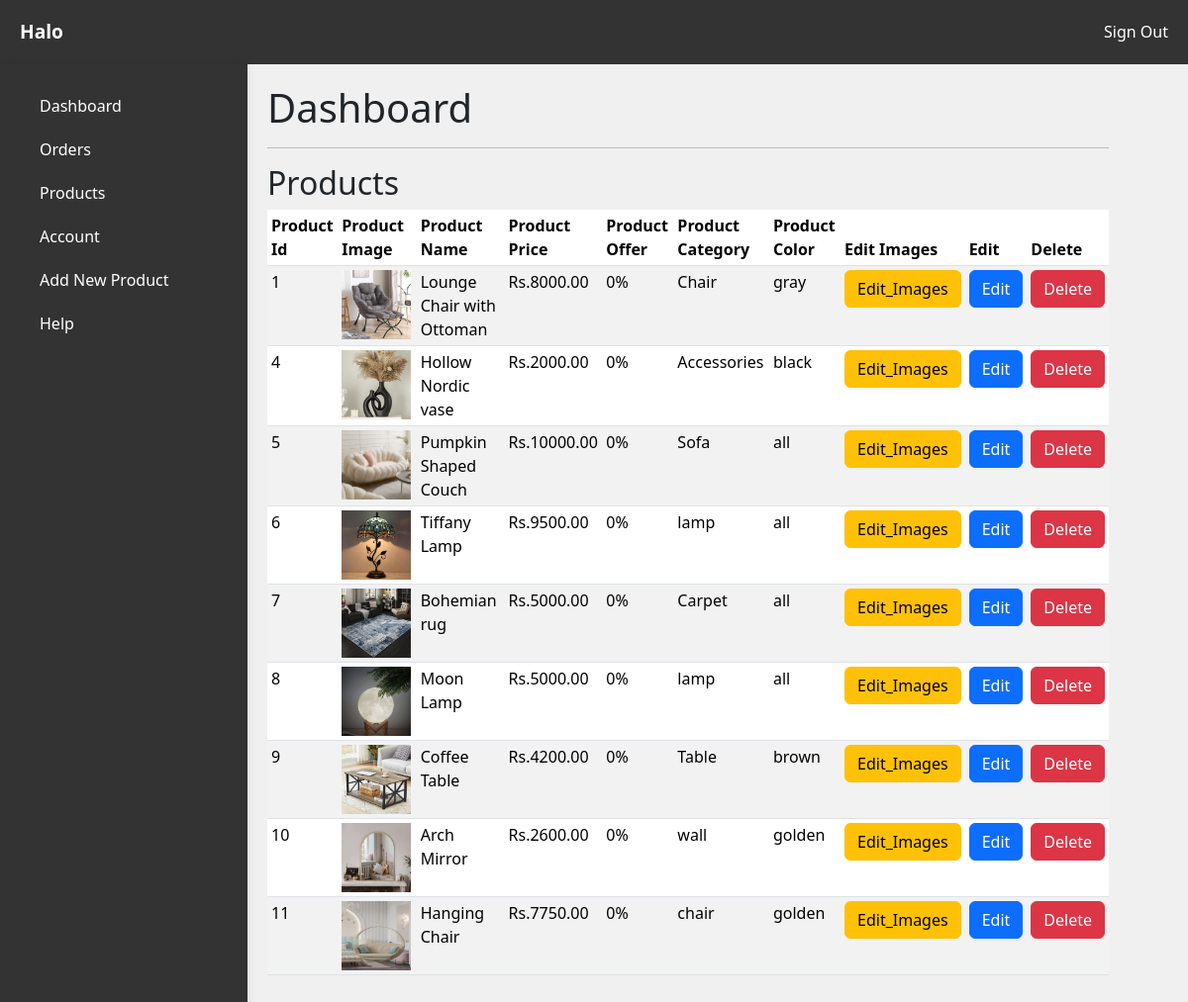
Screenshot of /admin/products.php (signed in) with the database file from the repository.
### tables this page shows
CREATE TABLE `products` (
  `product_id` int(11) NOT NULL,
  `product_name` varchar(100) NOT NULL,
  `product_category` varchar(108) NOT NULL,
  `product_description` varchar(255) NOT NULL,
  `product_image` varchar(255) NOT NULL,
  `product_image2` varchar(255) DEFAULT NULL,
  `product_image3` varchar(255) DEFAULT NULL,
  `product_image4` varchar(255) DEFAULT NULL,
  `product_price` decimal(10,2) NOT NULL,
  `product_special_offer` int(2) DEFAULT NULL,
  `product_color` varchar(108) DEFAULT NULL
);

### admin/products.php (the view, shortened to what this page needs)
<?php
include('header.php');
    $stmt = $conn->prepare("SELECT * FROM products");
    $stmt->execute();
    $products = $stmt->get_result();
?>
    <div class="container">
        <div class="sidebar">
            <?php include 'sidemenu.php'; ?>
        </div>
        <div class="content">
            <h1>Dashboard</h1>
            <hr>
            <h2>Products</h2>
           <div class = "table-responsive">
                <table class="table table-striped table-sm">
                    <thead>
                        <tr>
                            <th scope="col">Product Id</th>
                            <th scope="col">Product Image</th>
                            <th scope="col">Product Name</th>
                            <th scope="col">Product Price</th>
                            <th scope="col">Product Offer</th>
                            <th scope="col">Product Category</th>
                            <th scope="col">Product Color</th>
                            <th scope="col">Edit Images</th>
                            <th scope="col">Edit</th>
                            <th scope="col">Delete</th>
                        </tr>
                    </thead>
                    <tbody>
                        <?php foreach($products as $product) { ?>
                            <tr>
                                <td><?php echo $product['product_id'];  ?></td>
                                <td><img src="<?php echo "../assets/imgs/". $product['product_image'];  ?>" style="width:70px; height:70px; " ></td>
                                <td><?php echo $product['product_name'];  ?></td>
                                <td>Rs.<?php echo $product['product_price'];  ?></td>
                                <td><?php echo $product['product_special_offer'];  ?>%</td>
                                <td><?php echo $product['product_category'];  ?></td>
                                <td><?php echo $product['product_color'];  ?></td>
                                <td><a class="btn btn-warning" href="<?php echo "edit_images.php?product_id=".$product['product_id']."&product_name=".$product['product_name']; ?>">Edit_Images</a></td>
                                <td><a class="btn btn-primary" href="edit_product.php?product_id=<?php echo $product['product_id']; ?>">Edit</a></td>
                                <td><a class="btn btn-danger" href="delete_product.php?product_id=<?php echo $product['product_id']; ?>">Delete</a></td>
                            </tr>
                        <?php } ?>
                    </tbody>
                </table>
           </div>
        </div>
    </div>
</body>
</html>

### admin/styles.css (style rules this page uses)
body { font-family: 'Segoe UI', Tahoma, Geneva, Verdana, sans-serif; margin: 0; padding: 0; background-color: #f0f0f0; }
.container { display: flex; position: absolute; left: 0; margin: 0; padding: 0; }
.sidebar { background-color: #333; width: 250px; min-height: 100vh; box-shadow: 0 0 10px rgba(0, 0, 0, 0.1); }
.content { flex: 1; padding: 20px; }

### rows the page displays
products: product_id "1", product_image (picture), product_name "Lounge Chair with Ottoman", product_price "8000.00", product_special_offer "0", product_category "Chair", product_color "gray"
products: product_id "4", product_image (picture), product_name "Hollow Nordic vase", product_price "2000.00", product_special_offer "0", product_category "Accessories", product_color "black"
products: product_id "5", product_image (picture), product_name "Pumpkin Shaped Couch", product_price "10000.00", product_special_offer "0", product_category "Sofa", product_color "all"
products: product_id "6", product_image (picture), product_name "Tiffany Lamp", product_price "9500.00", product_special_offer "0", product_category "lamp", product_color "all"
products: product_id "7", product_image (picture), product_name "Bohemian rug", product_price "5000.00", product_special_offer "0", product_category "Carpet", product_color "all"
products: product_id "8", product_image (picture), product_name "Moon Lamp", product_price "5000.00", product_special_offer "0", product_category "lamp", product_color "all"
products: product_id "9", product_image (picture), product_name "Coffee Table", product_price "4200.00", product_special_offer "0", product_category "Table", product_color "brown"
products: product_id "10", product_image (picture), product_name "Arch Mirror", product_price "2600.00", product_special_offer "0", product_category "wall", product_color "golden"
products: product_id "11", product_image (picture), product_name "Hanging Chair", product_price "7750.00", product_special_offer "0", product_category "chair", product_color "golden"
